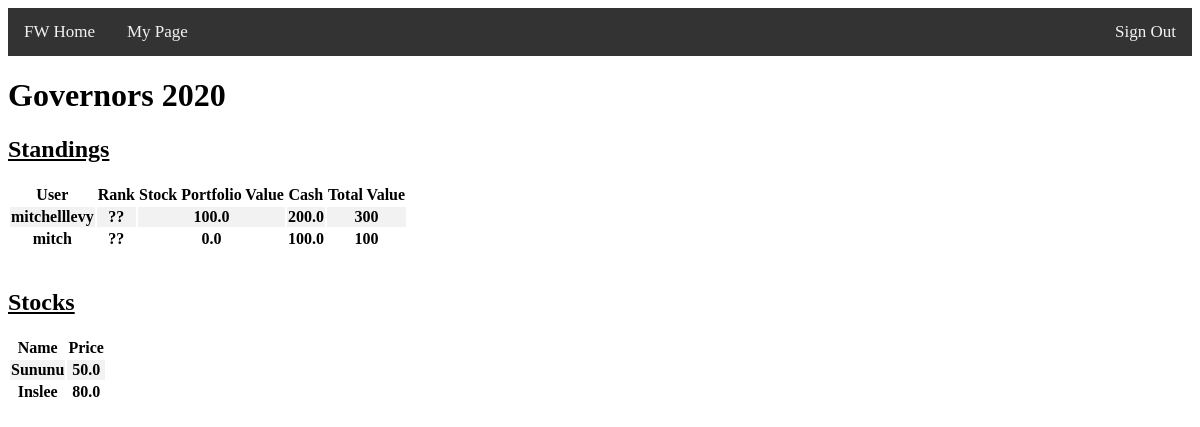
Screenshot of /league/12/ (signed in) with the database file from the repository.
### fantasyworld/models.py (models this page shows, shortened)
class League(models.Model):
	league_type = models.ForeignKey(LeagueType, on_delete=models.CASCADE)
	name = models.CharField(max_length = 100)
	is_public = models.BooleanField(default=False)

class Team(models.Model):
	user = models.ForeignKey(Profile, on_delete=models.CASCADE)
	league_session = models.ForeignKey(LeagueSession, on_delete=models.CASCADE)
	team_name = models.CharField(max_length=100, default = "Team")
	is_commissioner = models.BooleanField(default=False)
	budget = models.FloatField(default=100)
	def get_current_stock_quantity(self, stock):
		quantity = 0
		transactions = stock.stocktransaction_set.filter(team=self)
		for transaction in transactions:
			if transaction.bought_stock == True:
				quantity += transaction.quantity
			if transaction.sold_stock == True:
				quantity -= transaction.quantity
		return quantity

class Profile(models.Model):
	user = models.OneToOneField(User, on_delete=models.CASCADE)

class Stock(models.Model):
	league_session = models.ForeignKey(LeagueSession, on_delete = models.CASCADE)
	name = models.CharField(max_length=100,  default="Untitled")
	price = models.FloatField()
	transactions = models.ManyToManyField(Team, through = 'StockTransaction',
		default=None)

### fantasyworld/views/league_views.py (the view)
# urls.py: path('league/<int:league_id>/', views.league_home,
def league_home(request, league_id):
	try:
		league = League.objects.get(pk=league_id)
	except League.DoesNotExist:
		raise Http404("League Does Not Exist :(")
	try:
		user = request.user
		if len(Profile.objects.filter(user=user)) == 0:
			prof = Profile(user=user)
			prof.save()
		league_session = LeagueSession.objects.get(league=league,
			is_current_league_session=True)
		teams = Team.objects.filter(league_session=league_session)
		if user.is_authenticated:
			user_in_league = Team.objects.filter(league_session = league_session,
				user=Profile.objects.get(user=user)).exists()
		all_stocks = Stock.objects.filter(league_session=league_session)
		team_portfolio_values = {}
		for team in teams:
			portfolio_value = 0
			for stock in all_stocks:
				quantity = team.get_current_stock_quantity(stock)
				price = stock.price
				portfolio_value += quantity*price
			team_portfolio_values[team] = portfolio_value
	except Exception as e:
		raise Http404(e)
	return render(request, 'fantasyworld/league_home.html',
		context={'league': league,
					'user_in_league': user_in_league,
					'team_portfolio_values': team_portfolio_values,
					'all_stocks': all_stocks})

### fantasyworld/templates/fantasyworld/league_home.html (shortened to what this page needs)
{% extends 'fantasyworld/base.html' %}
{% block content %}
<h1>{{league.name}}</h1>
{% if league.is_public or user_in_league %}
<h2><u>Standings</u></h2>
<table class="table table-striped" style="margin-top: 5px;">
  <thead>
    <tr>
      <th scope="col">User</th>
      <th scope="col">Rank</th>
      <th scope="col">Stock Portfolio Value</th>
      <th scope="col">Cash</th>
      <th scope="col">Total Value</th>
    </tr>
  </thead>
  <tbody>
  {% for team, team_portfolio_value in team_portfolio_values.items %}
    <tr>
      <th> {{team.user.user}} </th>
      <th> ?? </th>
      <th> {{team_portfolio_value}} </th>
      <th> {{team.budget}} </th>
      <th> {{team.budget|add:team_portfolio_value}} </th>
  {% endfor %}
  </tbody>
</table>
<br>
<h2><u>Stocks</u></h2>
  {% if all_stocks %}
  <table class="table table-striped" style="margin-top: 5px;">
    <thead>
      <tr>
        <th scope="col">Name</th>
        <th scope="col">Price</th>
      </tr>
    </thead>
    <tbody>
      {% for stock in all_stocks %}
        <tr>
        <th> {{stock.name}} </th>
        <th> {{stock.price}} </th>
        </tr>
      {% endfor %}
    </tbody>
  </table>
  {% endif %}
{%endif %}
{% endblock %}

### fantasyworld/static/fantasyworld/style.css (style rules this page uses)
tbody tr:nth-child(odd) { background-color: #f2f2f2; }

### rows the page displays
League: name "Governors 2020"
Team: user.user "mitchelllevy", team_portfolio_value "100.0", budget "200.0", budget|add "300"
Team: user.user "mitch", team_portfolio_value "0.0", budget "100.0", budget|add "100"
Stock: name "Sununu", price "50.0"
Stock: name "Inslee", price "80.0"
